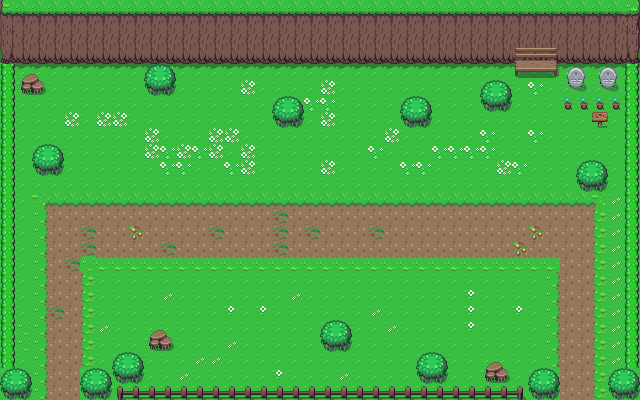

A 2D game scene composited from a Tiled map and its tileset images. What follows is a short description and the map's XML, with each tile layer's data collapsed to a summary:
An orthogonal 40x25 tile map with 16x16 px tiles, 3 tile layers (grass, trees and dirt, Tile Layer 3).

<map version="1.4" tiledversion="1.4.2" orientation="orthogonal" renderorder="right-down" width="40" height="25" tilewidth="16" tileheight="16" infinite="0" nextlayerid="7" nextobjectid="1">
 <tileset firstgid="1" name="Overworld" tilewidth="16" tileheight="16" tilecount="1440" columns="40">
  <image source="Overworld.png" width="640" height="576" />
 </tileset>
 <layer id="1" name="grass" width="40" height="25">
  <data>[1000 cells, 1000 non-empty, 1 distinct tile ids]</data>
 </layer>
 <layer id="3" name="trees and dirt" width="40" height="25">
  <data>[1000 cells, 484 non-empty, 31 distinct tile ids]</data>
 </layer>
 <layer id="4" name="Tile Layer 3" width="40" height="25">
  <data>[1000 cells, 182 non-empty, 27 distinct tile ids]</data>
 </layer>
 <objectgroup id="2" name="obstacles" />
</map>
